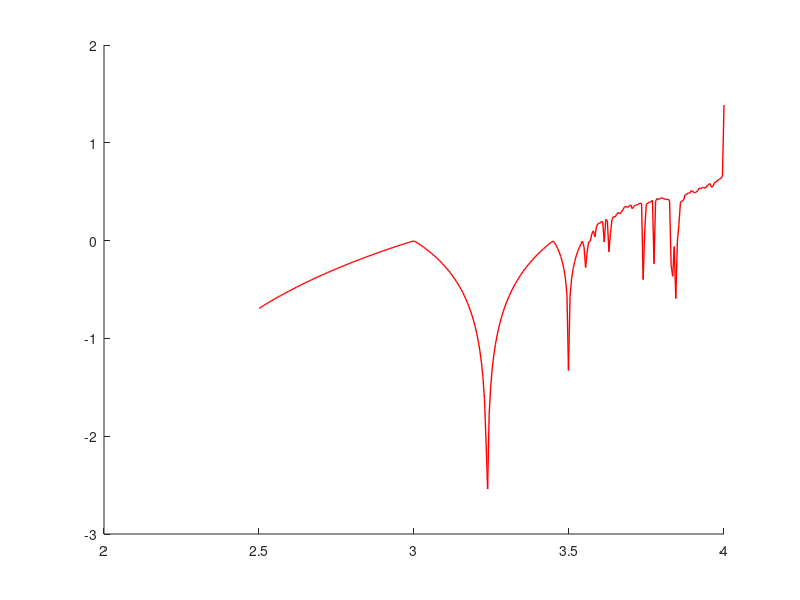

This figure's MATLAB source: (Note: this script raises an error after producing the figure.)
clc; clear; close all;

%% 参数设置
N = 2000;        % 迭代步数
T = 200;          % 分岔图取后 T 轮数据
x0 = 0.5;         % 初始值
r_values = linspace(2.5, 4, 300); % Logistic 参数 r 变化范围
Lyapunov = zeros(size(r_values)); % 记录李雅普诺夫指数

%% Logistic 映射迭代计算
figure;
% 2️⃣ 计算李雅普诺夫指数 求导法
for j = 1:length(r_values)
    r = r_values(j);
    x = x0;
    sum_log_derivative = 0;
    for i = 1:N
        x = r * x * (1 - x);
        derivative = abs(r * (1 - 2 * x)); % 计算导数 |f'(x)|
        if derivative > 0
            sum_log_derivative = sum_log_derivative + log(derivative);
        end
    end
    Lyapunov(j) = sum_log_derivative / N;
end

figure;
hold on;
% 3️⃣ 绘制李雅普诺夫指数图
plot(r_values, Lyapunov, 'r', 'LineWidth', 1);
yline(0, '--k'); % 混沌与周期行为的分界线
xlabel('r');
ylabel('\lambda');
title('Lyapunov Exponent');
grid on;
hold off;


